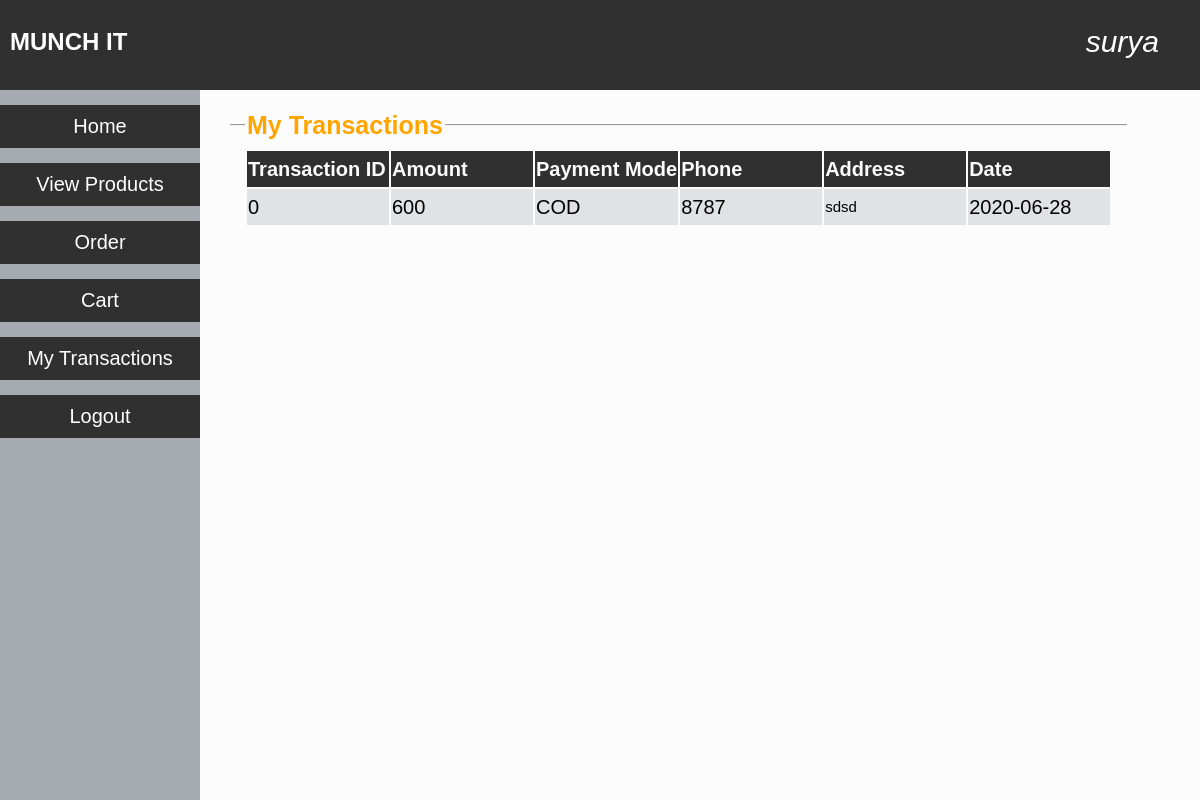
The app's page /customerViewTransactions.php (signed in) with its own data.
### tables this page shows
CREATE TABLE `transaction` (
  `transaction_id` int(11) NOT NULL,
  `customer_id` varchar(20) DEFAULT NULL,
  `transaction_amount` int(11) DEFAULT NULL,
  `payment` varchar(20) DEFAULT NULL,
  `phone` varchar(10) DEFAULT NULL,
  `address` varchar(100) DEFAULT NULL,
  `date` varchar(20) NOT NULL
);

### customerViewTransactions.php (the view, shortened to what this page needs)
<!DOCTYPE html>
<html>
<head>
	<link rel='stylesheet' href="css/style.css">
</head>
<body>
	<div class="topStyle">
		<h2 style="color:white;">MUNCH IT</h2>
		<a class='userNameDisplay'><?php echo $_SESSION['loginUser']; ?></a>
	</div>
	<div class='sidebar'>
		<button onclick="location.href='customerHome.php'">Home</button>
		<button onclick="location.href='viewProductsCustomer.php'">View Products</button>
		<button onclick="location.href='order.php'">Order</button>
		<button onclick="location.href='cart.php'">Cart</button>
		<button onclick="location.href='customerViewTransactions.php'">My Transactions</button>
		<button onclick="location.href='logout.php'">Logout</button>
	</div>
	<div class='container'>
	<fieldset><legend><b>My Transactions</b></legend>
		<table class='tableLarge'><tr><th>Transaction ID</th><th>Amount</th><th>Payment Mode</th><th>Phone</th><th>Address</th><th>Date</th></tr>
		<?php
			$conn=mysqli_connect("localhost","root","","wholesale");
			$curUser=$_SESSION['loginUser'];
			$sql="select * from transaction where customer_id='$curUser'";
			$result=mysqli_query($conn,$sql);
			while($row=mysqli_fetch_assoc($result)){
				echo "<tr><td>".$row['transaction_id']."</td><td>".$row['transaction_amount']."</td><td>".$row['payment']."</td><td>".$row['phone']."</td><td style='font-size: 15px;'>".$row['address']."</td><td>".$row['date']."</td></tr>";
			}
			echo "</table><br>";
		?>
	</fieldset>
</div>
</body>
</html>

### style.css (style rules this page uses)
.topStyle { top:0; padding:10px; position:fixed; left:0; height:70px; width:100%; background-color: #303030; z-index: 10; }
.sidebar { display: block; position:fixed; margin-top:70px; top:20px; left:0; padding-top:15px; width:200px; height:100%; background-color: #a6abb2; z-index:5; }
.container { position:absolute; margin-top: 70px; margin-left:200px; margin-right:0; padding: 30px 20px 20px 20px; z-index: 1; }
.container table { text-align:left; font-style:normal; }
.container table td { vertical-align:top; }
.container table tr:nth-child(odd) { background-color: #a3a5a8; }
.container table tr:nth-child(even) { background-color: #e0e3e5; }
.container table th { min-width:13em; color:#fcfcfc; background-color: #303030; }
.container .tableLarge th { min-width: 7em; }
.container fieldset { min-height: 200px; min-width:30em; font-size: 20px; font-style:italic; line-height: 1.7em; border-left:none; border-right:none; border-bottom:none; }
.container fieldset legend { font-size: 25px; color:orange; font-style:normal; }
.sidebar button { text-decoration: none; border:none; background-color: #303030; padding:10px; height:20px auto; font-size: 20px; cursor:pointer; width:200px; margin-bottom:15px; color:white; }
.userNameDisplay { top:30px; right:5%; position:absolute; color:white; font-style:italic; font-size: 30px; }
body { top:0; left:0; background-color: #fcfcfc; font-family:sans-serif; line-height: 1.5em; }

### records on screen
transaction: transaction_id "0", transaction_amount "600", payment "COD", phone "8787", address "sdsd", date "2020-06-28"

### other values on screen
$_SESSION['loginUser'] "surya"
